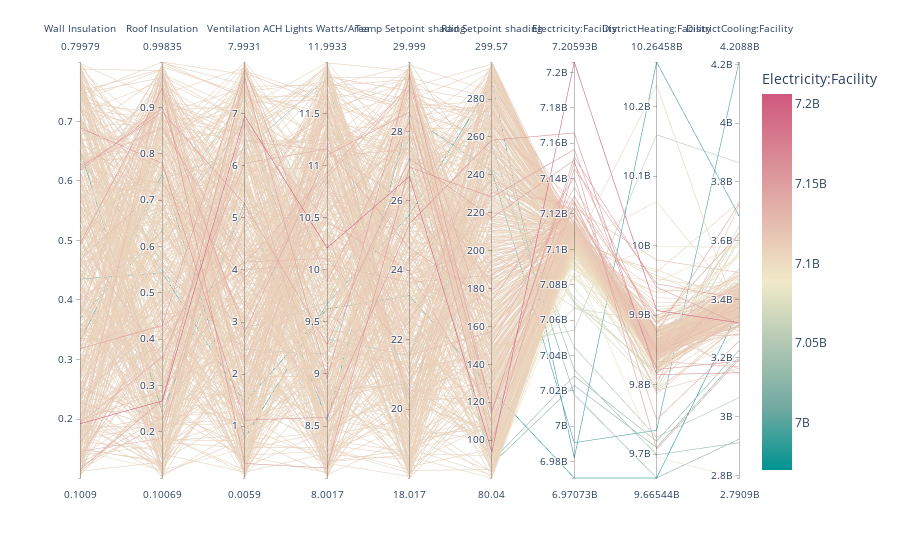

Notebook code cell kept with this figure:
### Code cell
import plotly
plotly.offline.init_notebook_mode(connected=True)

import plotly.express as px
fig = px.parallel_coordinates(srresults,color="Electricity:Facility", dimensions=features+objectives,
                             color_continuous_scale=px.colors.diverging.Tealrose)
fig.show()

### Figure 1 — Plotly figure (JSON) as saved in the notebook; plotly's stock layout.template omitted (floating-point values rounded to 4 significant figures; data arrays with more than 128 entries replaced by an {"elided": "..."} marker saying what was removed)
{"data": [{"dimensions": [{"label": "Wall Insulation", "values": {"elided": "500 float values"}}, {"label": "Roof Insulation", "values": {"elided": "500 float values"}}, {"label": "Ventilation ACH", "values": {"elided": "500 float values"}}, {"label": "Lights Watts/Area", "values": {"elided": "500 float values"}}, {"label": "Temp Setpoint shading", "values": {"elided": "500 float values"}}, {"label": "Rad Setpoint shading", "values": {"elided": "500 float values"}}, {"label": "Electricity:Facility", "values": {"elided": "500 float values"}}, {"label": "DistrictHeating:Facility", "values": {"elided": "500 float values"}}, {"label": "DistrictCooling:Facility", "values": {"elided": "500 float values"}}], "domain": {"x": [0, 1], "y": [0, 1]}, "line": {"color": {"elided": "500 float values"}, "coloraxis": "coloraxis"}, "name": "", "type": "parcoords"}], "layout": {"coloraxis": {"colorbar": {"title": {"text": "Electricity:Facility"}}, "colorscale": [[0, "rgb(0, 147, 146)"], [0.1667, "rgb(114, 170, 161)"], [0.3333, "rgb(177, 199, 179)"], [0.5, "rgb(241, 234, 200)"], [0.6667, "rgb(229, 185, 173)"], [0.8333, "rgb(217, 137, 148)"], [1, "rgb(208, 88, 126)"]]}, "legend": {"tracegroupgap": 0}, "margin": {"t": 60}}}
